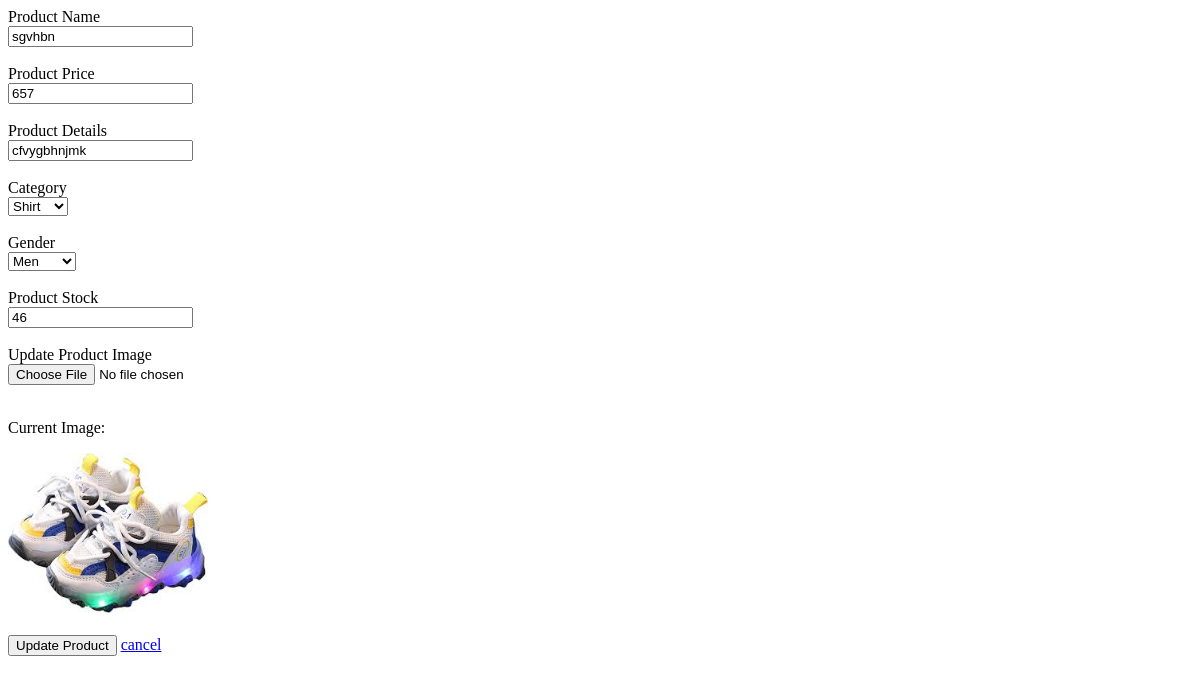
Page /update/12 on the earlier database version.
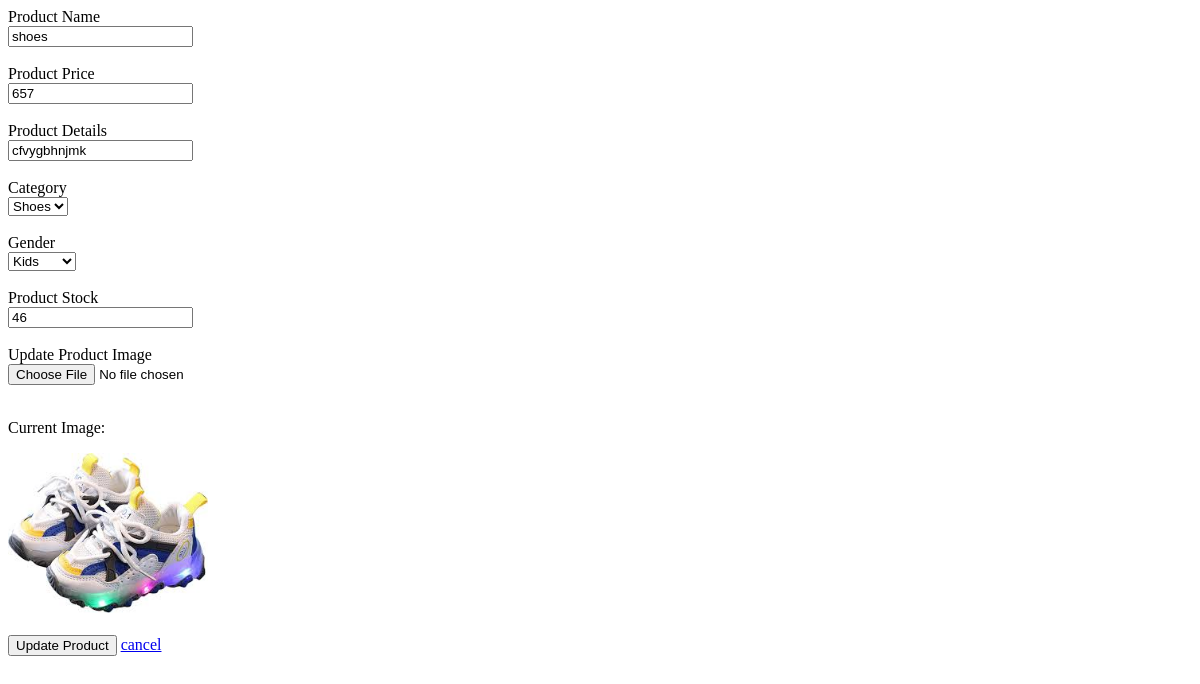
Same page on the later database version.
### main.py (models this page shows)
class Product(db.Model):
    id=db.Column(db.Integer, primary_key = True)
    product_name = db.Column(db.String(100))
    product_price= db.Column(db.Integer)
    product_image= db.Column(db.String(200))
    product_details = db.Column(db.Text)
    product_category = db.Column(db.String(100))
    product_gender= db.Column(db.String(20))
    product_stock= db.Column(db.Integer)
    seller_id = db.Column(db.Integer, db.ForeignKey('user.id'))

### main.py (the view, shortened to what this page needs)
@app.route('/update/<int:product_id>', methods=['GET', 'POST'])
def update(product_id):
    product = Product.query.get_or_404(product_id)
    form = UpdateProduct()
    if request.method == 'GET':
        form.product_name.data = product.product_name
        form.product_price.data = product.product_price
        form.product_details.data = product.product_details
        form.product_category.data = product.product_category
        form.product_gender.data = product.product_gender
        form.product_stock.data = product.product_stock
    return render_template('update.html', form=form, product=product)

### forms.py
class UpdateProduct(FlaskForm):
    product_name = StringField("Product Name", validators=[DataRequired()])
    product_price = IntegerField(
        "Product Price",
        validators=[DataRequired(), NumberRange(min=1)]
    )
    product_details = StringField("Product Details", validators=[DataRequired()])
    product_category = SelectField(
        'Category',
        choices=[('shirt', 'Shirt'), ('pant', 'Pant'), ('shoes', 'Shoes')],
        validators=[InputRequired()]
    )
    product_gender = SelectField(
        'Gender',
        choices=[('men', 'Men'), ('women', 'Women'), ('kids', 'Kids')],
        validators=[InputRequired()]
    )
    product_stock = IntegerField(
        "Product Stock",
        validators=[DataRequired(), NumberRange(min=1)]
    )
    product_image = FileField(
        "Update Product Image",
        validators=[FileAllowed(['jpg', 'jpeg', 'png'])]
    )
    submit = SubmitField("Update Product")

### templates/update.html (shortened to what this page needs)
<!DOCTYPE html>
<html lang="en">
<head>
</head>
<body>
    <form method="POST" enctype="multipart/form-data">
        {{ form.product_name.label }}<br>
        {{ form.product_name() }}<br><br>
        {{ form.product_price.label }}<br>
        {{ form.product_price() }}<br><br>
        {{ form.product_details.label }}<br>
        {{ form.product_details() }}<br><br>
        {{ form.product_category.label }}<br>
        {{ form.product_category() }}<br><br>
        {{ form.product_gender.label }}<br>
        {{ form.product_gender() }}<br><br>
        {{ form.product_stock.label }}<br>
        {{ form.product_stock() }}<br><br>
        {{ form.product_image.label }}<br>
        {{ form.product_image() }}<br><br>
        <p>Current Image:</p>
        <img src="{{ url_for('static', filename='uploads/' + product.product_image) }}" width="200">
        <br><br>
        {{ form.submit() }}
        <a href="/cancel">cancel</a>
    </form>
</body>
</html>

Differences in the rows shown:
changed Product "cfvygbhnjmk": product_name "sgvhbn" → "shoes"; product_category "Shirt" → "Shoes"; product_gender "Men" → "Kids"
